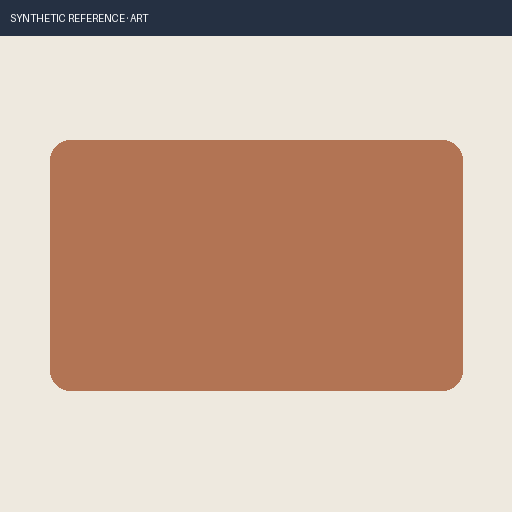
#> input picture samples/art.png, 512 x 512 px
$ python -i raster_prepare.py   (imports and definitions only)
#> lines starting #> are read from the running program, lines starting #| are printed output that depends on the picture; after the words box and inside, x2 and y2 are one past the last pixel; in counts of white or black regions, pixels touching at a corner belong together
"""Non-destructive raster preparation, with explicit source-coordinate provenance."""
import hashlib
from PIL import Image,ImageOps

def prepare(source,destination):
#> called with source = 'samples/art.png', destination = 'out.png'
    with Image.open(source) as im:
#> im is the input picture: PIL image 512x512 RGB; mean R, G, B 200.5, 174.1, 157.4
        im.load();source_format=im.format;w,h=im.size;orientation=int(im.getexif().get(274,1));normalized=ImageOps.exif_transpose(im).convert('RGB')
#> after `source_format = im.format`: source_format = 'PNG'
#> after `w, h = im.size`: w = 512; h = 512
#> after `orientation = int(im.getexif().get(274, 1))`: orientation = 1
        normalized.save(destination)
    transforms={1:[1,0,0,1,0,0],2:[-1,0,0,1,w,0],3:[-1,0,0,-1,w,h],4:[1,0,0,-1,0,h],
                5:[0,1,1,0,0,0],6:[0,1,-1,0,h,0],7:[0,-1,-1,0,h,w],8:[0,-1,1,0,0,w]}
    gray=normalized.convert('L');small=gray.copy();small.thumbnail((1200,1200))
#> after `gray = normalized.convert('L')`:
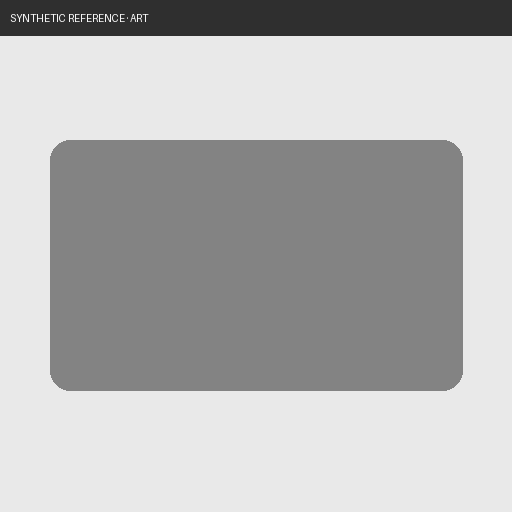
#> gray: PIL image 512x512 L; min 47, max 253, mean 180
    ink=small.point(lambda v:255 if v<180 else 0);box=ink.getbbox()
#> after `ink = small.point(lambda v: 255 if v < 180 else 0)`:
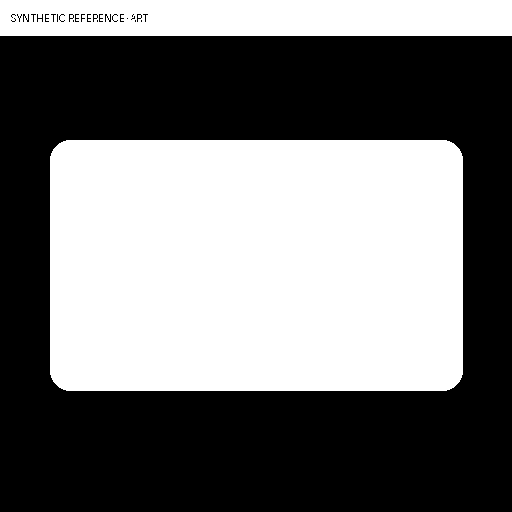
#> ink: PIL image 512x512 L; 46.3% white; 2 white regions, box (x1, y1, x2, y2) and area: (50, 140, 463, 391) 103295, (0, 0, 512, 36) 18098
#> after `box = ink.getbbox()`: box = (0, 0, 512, 391)
    content=[box[0]/small.width,box[1]/small.height,(box[2]-box[0])/small.width,(box[3]-box[1])/small.height] if box else None
#> content = [0, 0, 1, 0.764]
    return {'format':source_format,'vector':False,'source_size':[w,h],'prepared_size':list(normalized.size),
#> (the run stopped early here; a loop or call above may not have finished)

$ run again, on samples/lamp.png
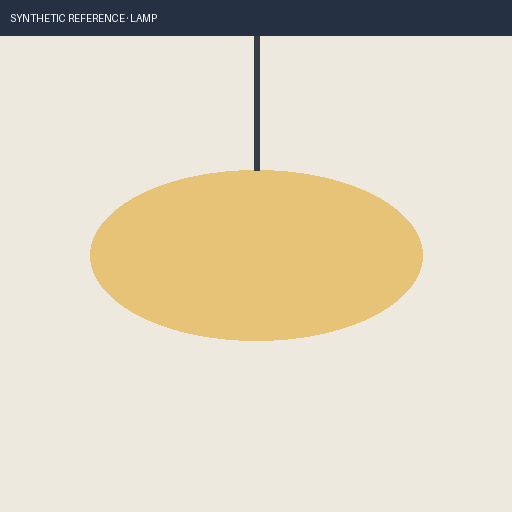
#> input picture samples/lamp.png, 512 x 512 px
#> in prepare, im is the input picture: PIL image 512x512 RGB; mean R, G, B 222.2, 213.3, 193.8
#> orientation = 1
#> in prepare, `gray = normalized.convert('L')`:
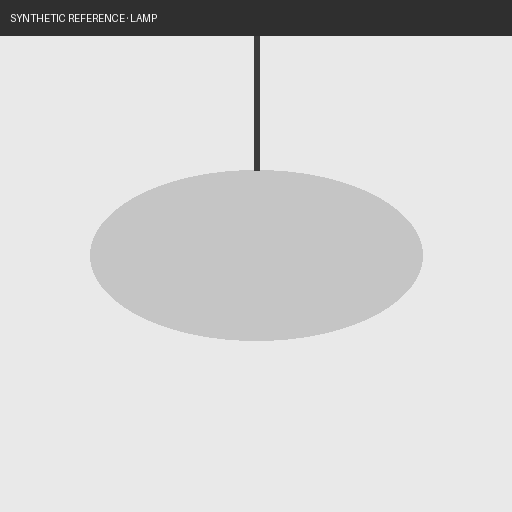
#> gray: PIL image 512x512 L; min 47, max 254, mean 213.5
#> in prepare, `ink = small.point(lambda v: 255 if v < 180 else 0)`:
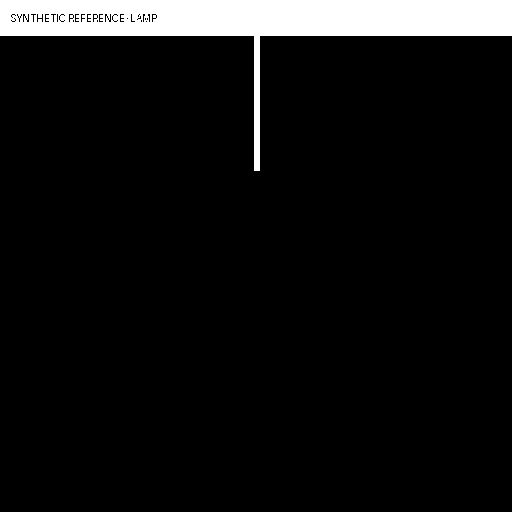
#> ink: PIL image 512x512 L; 7.2% white; 1 white region, box (x1, y1, x2, y2) and area: (0, 0, 512, 171) 18886
#> box = (0, 0, 512, 171)
#> content = [0, 0, 1, 0.334]
